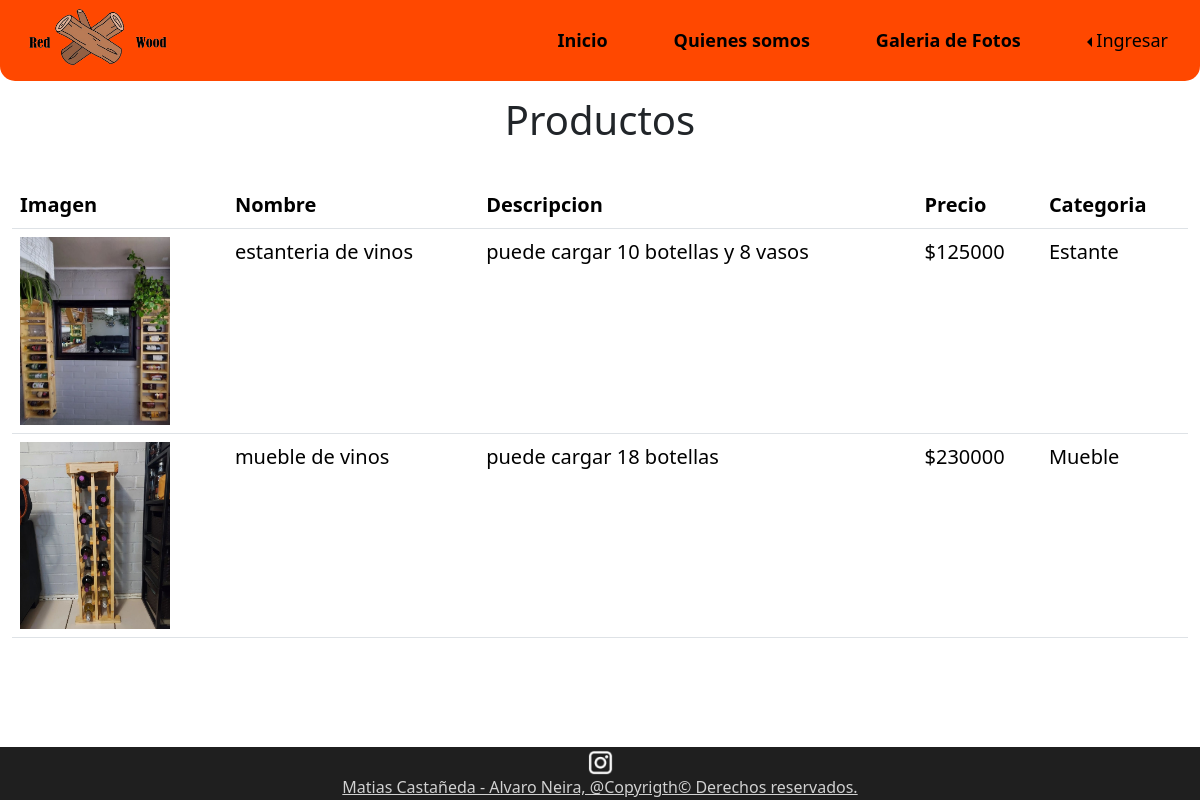
The page /productos on the database its author committed.
### principal/models.py (models this page shows, shortened)
class Producto(models.Model):
    id_producto = models.IntegerField(primary_key=True,null=False,blank=False)
    nombre = models.CharField(max_length=50,null=False,blank=False)
    descripcion = models.CharField(max_length=200,null=False,blank=False)
    imagen = models.ImageField(upload_to="productos",null=True,blank=True)
    precio = models.IntegerField()
    stock = models.IntegerField()
    id_categoria = models.ForeignKey('Categoria',on_delete=models.CASCADE,db_column='idCategoria')

class Categoria(models.Model):
    id_categoria = models.AutoField(db_column='idCategoria',primary_key=True)
    nombre = models.CharField(max_length=50,null=False,blank=False)
    def __str__(self):
        return str(self.nombre)

### principal/views.py (the view)
# urls.py: path('productos', views.productosVer, name="productos"),
def productosVer(request):
    productos = Producto.objects.all()
    context={'productos':productos}
    return render(request, 'productos_ver.html',context)

### principal/templates/productos_ver.html (shortened to what this page needs)
{% load static %}
<!DOCTYPE html>
<html lang="en">
<head>
    <link href="https://cdn.jsdelivr.net/npm/bootstrap@5.3.3/dist/css/bootstrap.min.css" rel="stylesheet">
</head>
<body>
    <div class="container-principal">
        <header>
            <div class="container-fluid barra-navegacion">
                <nav class="navbar navbar-expand-lg">
                    <div class="container-fluid">
                        <div class="logo">
                            <img src="{% static 'imgs/redwood logo a color completo transparente.png'%}" alt="logo compania">
                        </div>
                        <div class="collapse navbar-collapse links-barra-nav" id="navbarNav">
                            <ul class="navbar-nav">
                                <li class="nav-item">
                                    <a class="nav-link" href="{% url 'inicio' %}"><p class="fw-bold">Inicio</p></a>
                                </li>
                                <li class="nav-item">
                                    <a class="nav-link" href="{% url 'quienes_somos' %}"><p class="fw-bold">Quienes somos</p></a>
                                </li>
                                <li class="nav-item">
                                    <a class="nav-link" href="{% url 'galeria' %}"><p class="fw-bold">Galeria de Fotos</p></a>
                                </li>
                                <li class="nav-item dropstart">
                                    {% if user.is_authenticated %}
                                        <a class="nav-link dropdown-toggle " role="button" data-bs-toggle="dropdown" aria-expanded="false">{{user.username}}</a>
                                    {% else %}
                                        <a class="nav-link dropdown-toggle " role="button" data-bs-toggle="dropdown" aria-expanded="false">Ingresar</a>
                                    {% endif %}
                                </li>
                            </ul>
                        </div>
                    </div>
                </nav>
            </div>
        </header>
        <main style="flex-direction: column; align-items: normal;">
            <div style="padding: 15px 0 30px 0; text-align: center;">
                <h1>Productos</h1>
            </div>
            <div class="container-fluid">
                <table class="table" style="font-size: 20px;">
                    <thead>
                        <tr>
                            <th scope="col">Imagen</th>
                            <th scope="col">Nombre</th>
                            <th scope="col">Descripcion</th>
                            <th scope="col">Precio</th>
                            <th scope="col">Categoria</th>
                        </tr>
                    </thead>
                    <tbody>
                        {% for producto in productos %}
                        <tr>
                            {% if producto.imagen %}
                                <td> <img src="{{ producto.imagen.url }} " width="150px" /> </td>
                            {% else %}
                                <td>sin imagen</td>
                            {% endif %}
                            <td>{{producto.nombre}}</td>
                            <td>{{producto.descripcion}}</td>
                            <td>${{producto.precio}}</td>
                            <td>{{producto.id_categoria}}</td>
                        </tr>
                        {% endfor %}
                    </tbody>
                </table>
            </div>
        </main>
        <footer>
            <div class="container-fluid footer">
                <div class="rrss">
                    <a href="https://www.instagram.com/redwood0507/"><img src="{% static 'imgs/ig logo 2.png'%}" alt="instagram"></a>
                </div>
                <div class="copy">
                    <u>Matias Castañeda - Alvaro Neira, @Copyrigth&copy; Derechos reservados.</u>
                </div>
            </div>
        </footer>
    </div>
</body>
</html>

### principal/static/css/style.css (style rules this page uses)
html, body { height: 100%; }
.barra-navegacion { background-color: rgb(255, 72, 0); border-bottom-left-radius: 15px; border-bottom-right-radius: 15px; text-align: right; }
.links-barra-nav { justify-content: right }
.links-barra-nav ul { gap: 50px; }
.links-barra-nav a { padding: 15px 0 0 0; font-size: 18px; color: rgb(0, 0, 0); }
a { text-decoration: none; color: black; }
.logo img { float: left; height: 65px; width: 150px; }
.container-principal { display: flex; flex-direction: column; height: 100%; }
main { display: flex; flex-direction: row; flex: 1; align-items: center; }
.footer { align-items: center; background-color: rgb(31, 31, 31); color: rgb(209, 209, 209); padding: 1px 0 1px 0; }
.copy { text-align: center; }
.rrss { display: flex; justify-content: center; margin: 1px 0 0 0; }
.rrss img { width: 25px; }

### rows shown on the page
Producto: imagen (picture), nombre "estanteria de vinos", descripcion "puede cargar 10 botellas y 8 vasos", precio "125000", id_categoria "Estante"
Producto: imagen (picture), nombre "mueble de vinos", descripcion "puede cargar 18 botellas", precio "230000", id_categoria "Mueble"
